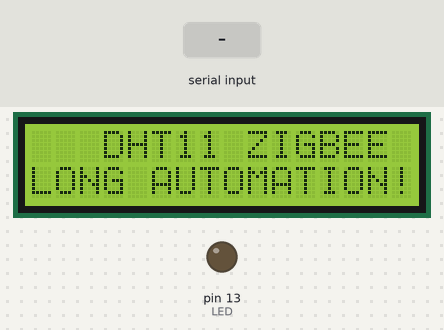
Simulated run of this sketch. Board: Arduino Uno, built with avr-gcc and run on an emulated ATmega328P. Shown: 16×2 character LCD, output pins drawn as LEDs (lit = HIGH). The inputs (shaded band) are chosen by the test bench. What the sketch prints to the serial monitor is not drawn.

Above: at 0.1 s.
4.8 s: "1\n" received over the second serial link
At 6.9 s:
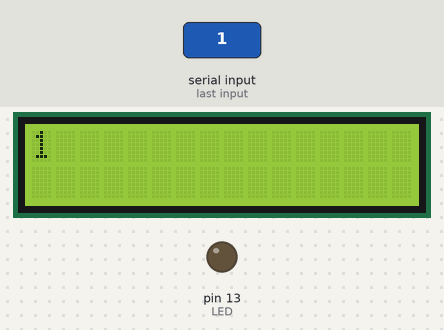
7.7 s: "0\n" received over the second serial link
At 9.9 s:
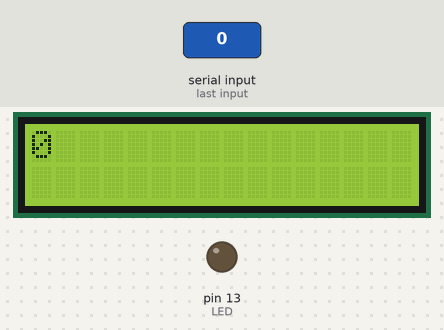
10.3 s: "2\n" received over the second serial link
At 11.8 s:
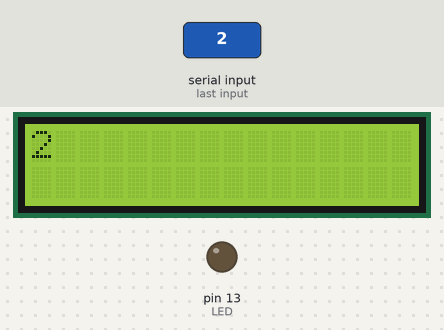
Timing chart, 0 to 13.3 s (numbered marks = the images above; inputs shaded):
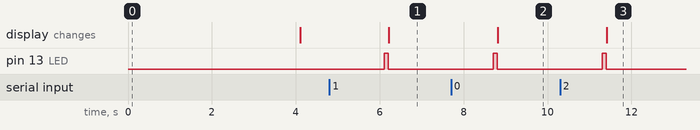

Measured:
- after the input at 4.8 s, pin 13 (LED): LOW → HIGH after 1.3 s, → LOW 0.10 s later; the display: changes after 1.4 s (image 1)
- after the input at 7.7 s, pin 13 (LED): LOW → HIGH after 1.0 s, → LOW 0.10 s later; the display: changes after 1.1 s (image 2)
- after the input at 10.3 s, pin 13 (LED): LOW → HIGH after 1.0 s, → LOW 0.10 s later; the display: changes after 1.1 s (image 3)

The sketch:

zigbee_receicve.ino
```cpp
#include <SoftwareSerial.h>
#include <LiquidCrystal_I2C.h>

#define ZIGBEE_RX 8   // Arduino RX <- Zigbee TX
#define ZIGBEE_TX 9   // Arduino TX -> Zigbee RX
#define LED 13        // LED báo hiệu

LiquidCrystal_I2C lcd(0x27, 16, 2); // LCD 16x2 I2C địa chỉ 0x27
SoftwareSerial zigbeeSerial(ZIGBEE_RX, ZIGBEE_TX); // RX, TX

void setup() {
  Serial.begin(9600);            // Serial debug
  zigbeeSerial.begin(9600);      // Zigbee UART

  // Khởi tạo LCD
  lcd.init();
  lcd.backlight();
  lcd.setCursor(3, 0);
  lcd.print("DHT11 ZIGBEE");
  lcd.setCursor(0, 1);
  lcd.print("LONG AUTOMATION!");

  pinMode(LED, OUTPUT);
  digitalWrite(LED, LOW);

  Serial.println("Zigbee Receiver Ready");
  delay(2000);
}

void loop() {
  static String lastDisplay = "";
  String inputReceive = "";

  // Chờ dữ liệu đến trong 2s
  unsigned long startTime = millis();
  while (zigbeeSerial.available() == 0 && millis() - startTime < 2000) {
    delay(10);
  }

if (zigbeeSerial.available() > 0) {
  String line1 = zigbeeSerial.readStringUntil('\n');
  String line2 = zigbeeSerial.readStringUntil('\n');

  line1.trim();
  line2.trim();

  Serial.println("Received:");
  Serial.println(line1);
  Serial.println(line2);

  digitalWrite(LED, HIGH);
  delay(100);
  digitalWrite(LED, LOW);

  lcd.clear();
  lcd.setCursor(0, 0);
  lcd.print(line1);
  lcd.setCursor(0, 1);
  lcd.print(line2);
}
 else {
    Serial.println("Waiting for Zigbee data...");
    if (lastDisplay != "No Data") {
      lcd.setCursor(0, 1);
      lcd.print("No Signal     ");
      lastDisplay = "No Data";
    }
  }

  delay(1000); // Tránh nhấp nháy LCD
}
```
